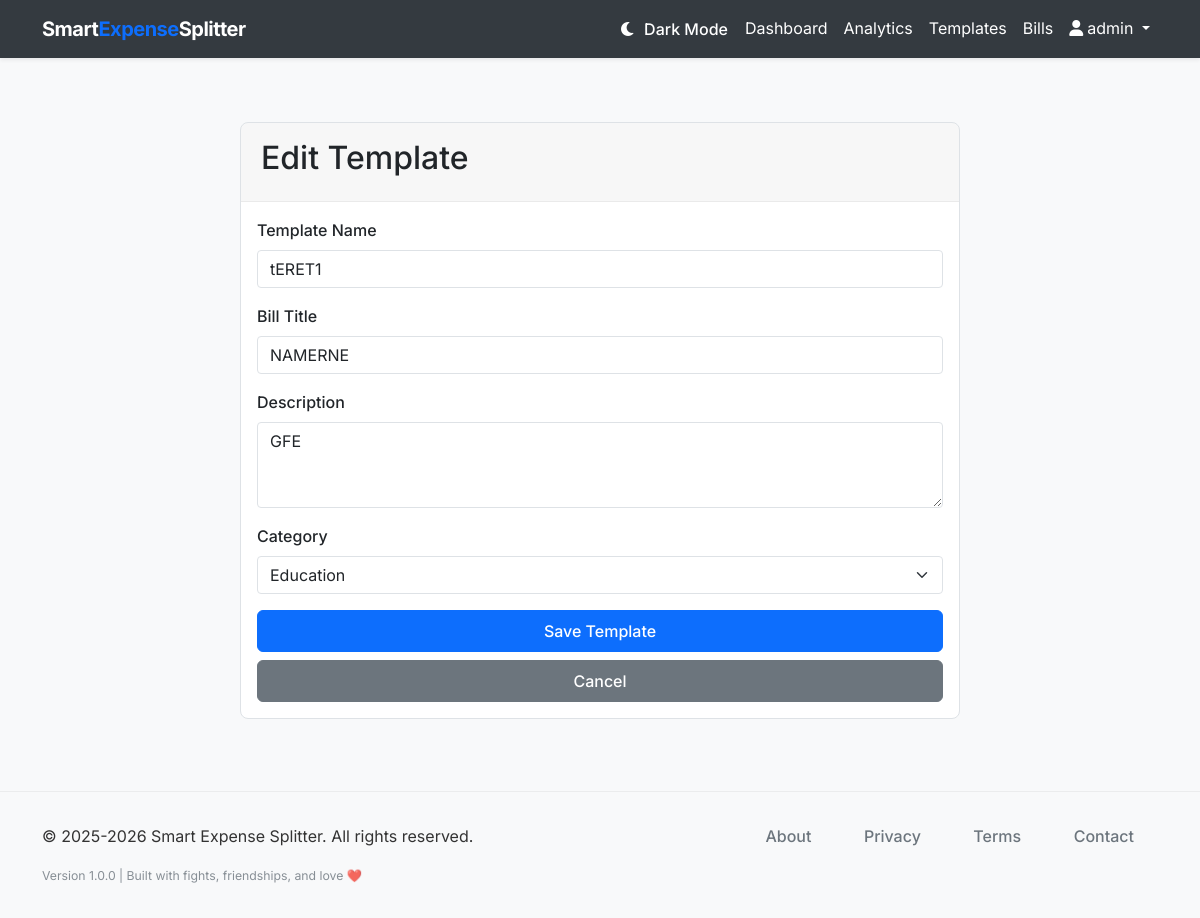
The page /template/1/edit (signed in) on the database its author committed.
### models.py (models this page shows, shortened)
class User(db.Model, UserMixin):
    __tablename__ = 'users'
    id = db.Column(db.Integer, primary_key=True)
    username = db.Column(db.String(64), unique=True, nullable=False)
    email = db.Column(db.String(120), unique=True, nullable=False)
    password_hash = db.Column(db.String(128), nullable=False)
    created_at = db.Column(db.DateTime, default=datetime.utcnow)
    groups = db.relationship('Group', back_populates='user', cascade='all, delete-orphan')
    bill_templates = db.relationship('BillTemplate', back_populates='user', cascade='all, delete-orphan')

class BillTemplate(db.Model):
    __tablename__ = 'bill_templates'
    id = db.Column(db.Integer, primary_key=True)
    name = db.Column(db.String(100), nullable=False)
    title = db.Column(db.String(100), nullable=False)
    description = db.Column(db.String(255))
    category = db.Column(db.String(50), default='Other')
    user_id = db.Column(db.Integer, db.ForeignKey('users.id'), nullable=False)
    created_at = db.Column(db.DateTime, default=datetime.utcnow)
    updated_at = db.Column(db.DateTime, default=datetime.utcnow, onupdate=datetime.utcnow)
    user = db.relationship('User', back_populates='bill_templates')
    template_products = db.relationship('TemplateProduct', back_populates='bill_template', cascade='all, delete-orphan')

### routes.py (the view, shortened to what this page needs)
@app.route('/template/<int:template_id>/edit', methods=['GET', 'POST'])
@login_required
def edit_bill_template(template_id):
    template = BillTemplate.query.get_or_404(template_id)
    if template.user_id != current_user.id:
        flash('You do not have permission to edit this template.', 'danger')
        return redirect(url_for('bill_templates'))
    form = BillTemplateForm(obj=template)
    return render_template('edit_bill_template.html', title='Edit Template', form=form, template=template)

### forms.py
class BillTemplateForm(FlaskForm):
    name = StringField('Template Name', validators=[DataRequired(), Length(max=100)])
    title = StringField('Bill Title', validators=[DataRequired(), Length(max=100)])
    description = TextAreaField('Description', validators=[Optional(), Length(max=255)])
    category = SelectField('Category', choices=[
        ('Food & Dining', 'Food & Dining'),
        ('Transportation', 'Transportation'),
        ('Entertainment', 'Entertainment'),
        ('Shopping', 'Shopping'),
        ('Travel', 'Travel'),
        ('Utilities', 'Utilities'),
        ('Healthcare', 'Healthcare'),
        ('Education', 'Education'),
        ('Business', 'Business'),
        ('Other', 'Other')
    ], validators=[DataRequired()], default='Other')
    submit = SubmitField('Save Template')

### smart_expense_splitter.py (called while the page is built)
@login_manager.user_loader
def load_user(user_id):
    from models import User
    return User.query.get(int(user_id))

### templates/edit_bill_template.html (shortened to what this page needs)
{% extends "layout.html" %}
{% block content %}
<div class="container mt-4">
    <div class="row justify-content-center">
        <div class="col-md-8">
            <div class="card">
                <div class="card-header">
                    <h2>Edit Template</h2>
                </div>
                <div class="card-body">
                    <form method="POST">
                        <div class="mb-3">
                            {{ form.name.label(class="form-label") }}
                            {{ form.name(class="form-control") }}
                        </div>
                        <div class="mb-3">
                            {{ form.title.label(class="form-label") }}
                            {{ form.title(class="form-control") }}
                        </div>
                        <div class="mb-3">
                            {{ form.description.label(class="form-label") }}
                            {{ form.description(class="form-control", rows="3") }}
                        </div>
                        <div class="mb-3">
                            {{ form.category.label(class="form-label") }}
                            {{ form.category(class="form-select") }}
                        </div>
                        <div class="d-grid gap-2">
                            {{ form.submit(class="btn btn-primary") }}
                            <a href="{{ url_for('bill_template_detail', template_id=template.id) }}" class="btn btn-secondary">Cancel</a>
                        </div>
                    </form>
                </div>
            </div>
        </div>
    </div>
</div>
{% endblock %}

### templates/layout.html (shortened to what this page needs)
<!DOCTYPE html>
<html lang="en">
<head>
    <link href="https://cdn.jsdelivr.net/npm/bootstrap@5.1.3/dist/css/bootstrap.min.css" rel="stylesheet">
    <link rel="stylesheet" href="https://cdnjs.cloudflare.com/ajax/libs/font-awesome/6.0.0/css/all.min.css">
    <link rel="stylesheet" href="{{ url_for('static', filename='css/style.css') }}">
</head>
<body>
    <nav class="navbar navbar-expand-lg navbar-light bg-white shadow-sm">
        <div class="container">
            <a class="navbar-brand" href="{{ url_for('index') }}">Smart<span>Expense</span>Splitter</a>
            <div class="collapse navbar-collapse" id="navbarNav">
                <ul class="navbar-nav ms-auto">
                    {% if current_user.is_authenticated %}
                    <li class="nav-item">
                        <button class="btn btn-link nav-link" id="darkModeToggle" title="Toggle Dark Mode">
                        </button>
                    </li>
                    <li class="nav-item">
                        <a class="nav-link" href="{{ url_for('dashboard') }}">Dashboard</a>
                    </li>
                    <li class="nav-item">
                        <a class="nav-link" href="{{ url_for('analytics') }}">Analytics</a>
                    </li>
                    <li class="nav-item">
                                <a class="nav-link" href="{{ url_for('bill_templates') }}">Templates</a>
                            </li>
                            <li class="nav-item">
                                 <a class="nav-link" href="{{ url_for('bills') }}">Bills</a>
                             </li>
                    <li class="nav-item dropdown">
                        <a class="nav-link dropdown-toggle" href="#" id="navbarDropdown" role="button" data-bs-toggle="dropdown" aria-expanded="false">
                            <i class="fas fa-user me-1"></i>{{ current_user.username }}
                        </a>
                    </li>
                    {% endif %}
                </ul>
            </div>
        </div>
    </nav>
    <main class="container py-4">
        {% block content %}{% endblock %}
    </main>
    <footer class="footer" role="contentinfo" aria-label="Site footer">
        <div class="container">
            <div class="row">
                <div class="col-md-6" role="region" aria-labelledby="copyright-heading">
                    <p class="mb-0" itemprop="copyrightNotice">&copy; 2025-2026 Smart Expense Splitter. All rights reserved.</p>
                </div>
                <div class="col-md-6 text-md-end" role="region" aria-labelledby="footer-nav-heading">
                    <nav class="footer-links" aria-label="Legal and company information">
                        <ul class="list-inline mb-0" role="list">
                            <li class="list-inline-item" role="listitem">
                                <a href="{{ url_for('about') }}" aria-label="Learn more about Smart Expense Splitter company and mission"
                                   class="text-decoration-none" rel="noopener noreferrer">About</a>
                            </li>
                            <li class="list-inline-item" role="listitem">
                                <a href="{{ url_for('privacy') }}" aria-label="Read our privacy policy and data protection practices"
                                   class="text-decoration-none" rel="noopener noreferrer">Privacy</a>
                            </li>
                            <li class="list-inline-item" role="listitem">
                                <a href="{{ url_for('terms') }}" aria-label="Review our terms of service and usage agreements"
                                   class="text-decoration-none" rel="noopener noreferrer">Terms</a>
                            </li>
                            <li class="list-inline-item" role="listitem">
                                <a href="{{ url_for('contact') }}" aria-label="Contact Smart Expense Splitter support team"
                                   class="text-decoration-none" rel="noopener noreferrer">Contact</a>
                            </li>
                        </ul>
                    </nav>
                </div>
            </div>
            <div class="row mt-3" role="region" aria-labelledby="footer-info-heading">
                <div class="col-12">
                    <div class="footer-info text-center text-md-start" aria-label="Application version and technical information">
                        <small class="text-muted" itemprop="version" aria-label="Application version 1.0.0">
                            Version 1.0.0 | Built with fights, friendships, and love ❤️
                        </small>
                    </div>
                </div>
            </div>
        </div>
    </footer>
</body>
</html>

### static/css/style.css (style rules this page uses)
body { font-family: 'Inter', -apple-system, BlinkMacSystemFont, 'Segoe UI', Roboto, Oxygen, Ubuntu, Cantarell, 'Open Sans', 'Helvetica Neue', sans-serif; color: #333; background-color: #f8f9fa; }
.navbar-brand { font-weight: 700; letter-spacing: -0.5px; }
.navbar-brand span { color: #0d6efd; }
.btn { border-radius: 0.375rem; padding: 0.5rem 1rem; font-weight: 500; }
.btn-primary { background-color: #0d6efd; border-color: #0d6efd; }
.card { border-radius: 0.5rem; overflow: hidden; }
.card-header { border-bottom: 1px solid rgba(0, 0, 0, 0.05); padding: 1rem 1.25rem; }
.form-label { font-weight: 500; }
.footer { background-color: #f8f9fa; padding: 2rem 0; margin-top: 3rem; border-top: 1px solid rgba(0, 0, 0, 0.05); }
.footer-links a { color: #6c757d; margin-right: 1.5rem; text-decoration: none; transition: color 0.2s ease-in-out; font-weight: 500; }
.footer-info { font-size: 0.875rem; opacity: 0.8; }
.footer-links ul { margin: 0; padding: 0; }
.footer-links .list-inline-item:not(:last-child) { margin-right: 1.5rem; }

### templates/layout.html (style rules this page uses)
:root { --bg-primary: #ffffff; --bg-secondary: #f8f9fa; --bg-card: #ffffff; --text-primary: #212529; --text-secondary: #6c757d; --border-color: #dee2e6; --navbar-bg: #343a40; --navbar-text: #ffffff; }
body { background-color: var(--bg-primary); color: var(--text-primary); transition: background-color 0.3s ease, color 0.3s ease; }
.navbar { background-color: var(--navbar-bg) !important; }
.navbar-brand, .navbar-nav .nav-link { color: var(--navbar-text) !important; }
.card { background-color: var(--bg-card); border-color: var(--border-color); color: var(--text-primary); }
.form-control, .form-select { background-color: var(--bg-card); border-color: var(--border-color); color: var(--text-primary); }

### rows shown on the page
User: username "admin"
BillTemplate: name "tERET1", title "NAMERNE", description "GFE", category "Education"
